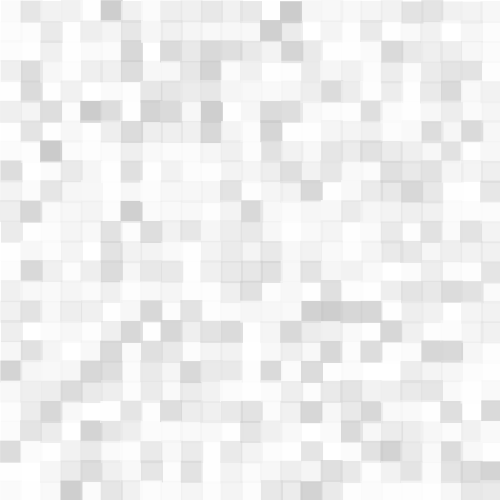
Frame 1 (no input)
Frame 60 (the mouse pressed at the canvas centre just before this capture): identical to frame 1, image omitted
Frame 120 (the mouse held since frame 60 and released just before this capture): identical to frame 1, image omitted

The Processing sketch that drew this single still picture (run headless with seeded random() and noise(); from frame 60 on, the mouse is pressed at the canvas centre):

// Processing sketch: processing_31470
// ── processing_31470.pde


int patternSeperationX = 20;
int patternSeperationY = 20;
   
float position = 1;
float trans = 1;
  
void setup(){
  size(500,500);
background (255);
     
  
  fill(255);
  noStroke();
  rect(0,0,patternSeperationX,patternSeperationY);
  stroke(0);
     
  for(int i = 0; i < width/patternSeperationX; i++){
      for(int j = 0; j < height/patternSeperationY; j++){
        pushMatrix();
        translate(i*patternSeperationX, j*patternSeperationY);
        yourFunction();
        popMatrix();
      }
  }
     
}
   
   
void draw()
{
 
}
   
   
void yourFunction(){
 
  noStroke ();
  fill (random (200,255), random(0,255));
  rect (random (0,position),random (0,position),22,22);
 
  position = position * 1.00091;
  trans = trans - 0.1;
}
